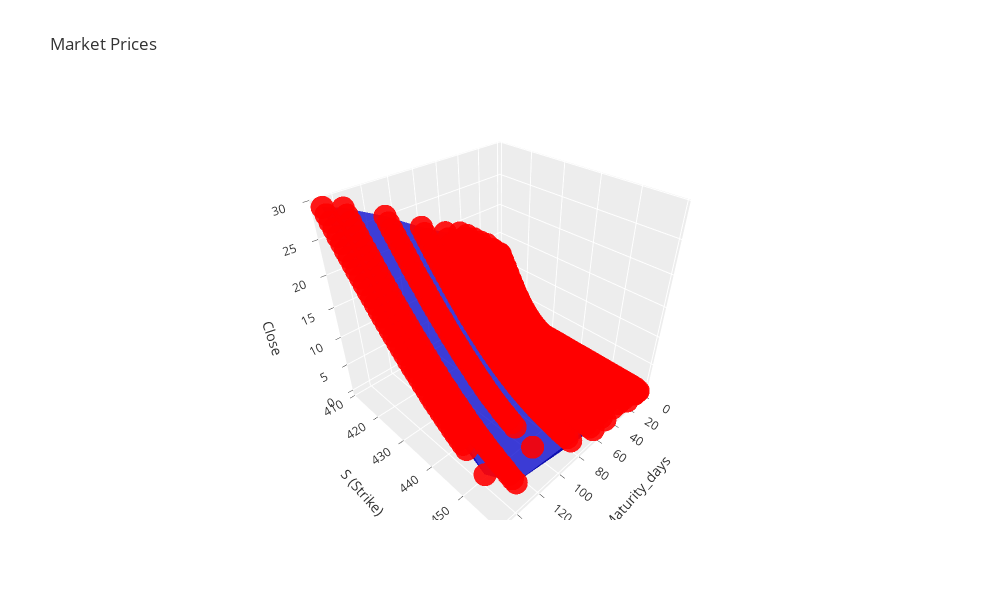

The code cell stored with this chart in its notebook:
### Code cell
higher_strike = 460
lower_strike = 410
df_calls_temp = df_calls[(df_calls["Strike"] > lower_strike) & (df_calls["Strike"] < higher_strike)]
#df_calls_temp = df_calls_temp[(df_calls_temp["Maturity_days"] > 10) & (df_calls_temp["Maturity_days"] < 60)]
plot_3D(df_calls_temp, unique_parameter = "Maturity_days",z_column = "Close")

### Figure 1 — Plotly figure (JSON) as saved in the notebook; plotly's stock layout.template omitted (floating-point values rounded to 4 significant figures; data arrays with more than 128 entries replaced by an {"elided": "..."} marker saying what was removed)
{"data": [{"color": "mediumblue", "colorscale": [[0, "#440154"], [0.1111, "#482878"], [0.2222, "#3e4989"], [0.3333, "#31688e"], [0.4444, "#26828e"], [0.5556, "#1f9e89"], [0.6667, "#35b779"], [0.7778, "#6ece58"], [0.8889, "#b5de2b"], [1, "#fde725"]], "opacity": 0.75, "type": "mesh3d", "x": {"elided": "848 int values"}, "y": {"elided": "848 float values"}, "z": {"elided": "848 float values"}}, {"marker": {"color": "red"}, "mode": "markers", "opacity": 0.9, "type": "scatter3d", "x": {"elided": "848 int values"}, "y": {"elided": "848 float values"}, "z": {"elided": "848 float values"}}], "layout": {"height": 600, "scene": {"bgcolor": "white", "xaxis": {"title": {"text": "Maturity_days"}}, "yaxis": {"title": {"text": "S (Strike)"}}, "zaxis": {"title": {"text": "Close "}}}, "title": {"text": "Market Prices"}, "width": 1000}}
